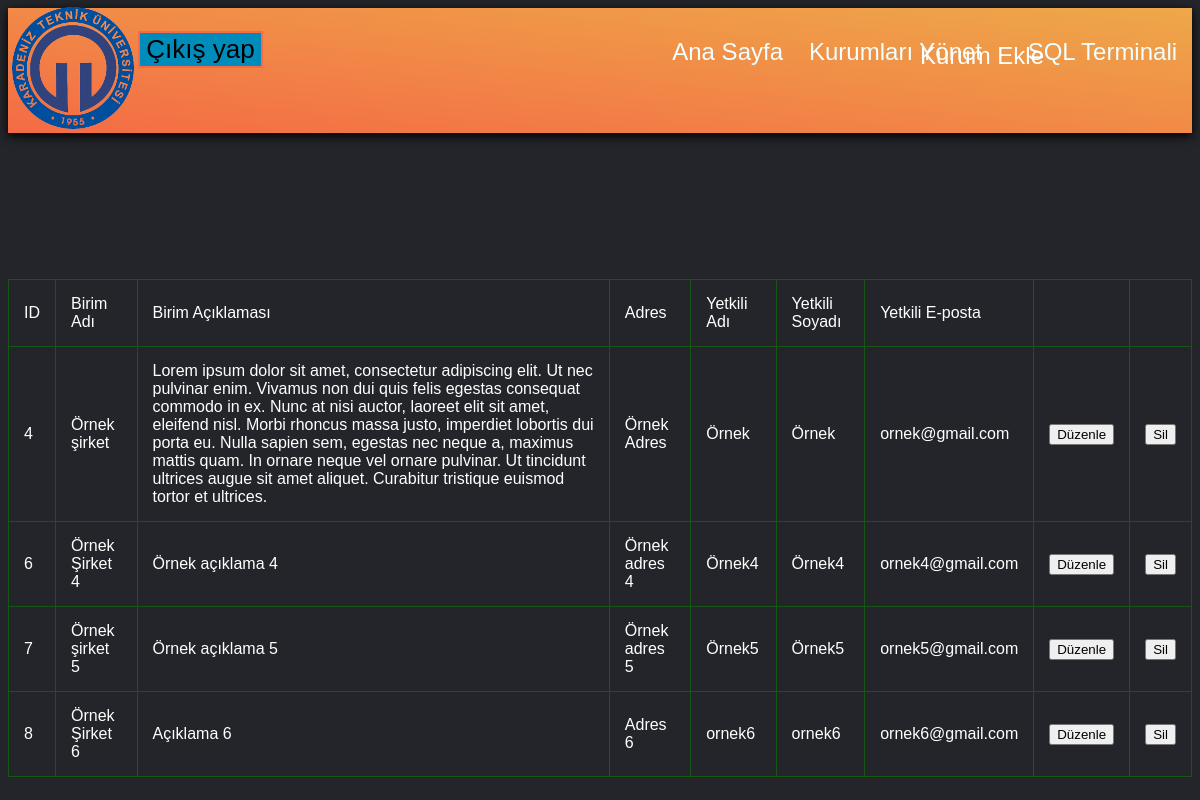
The page /admin/anasayfa/kurumlariYonet.php on the database as committed earlier.
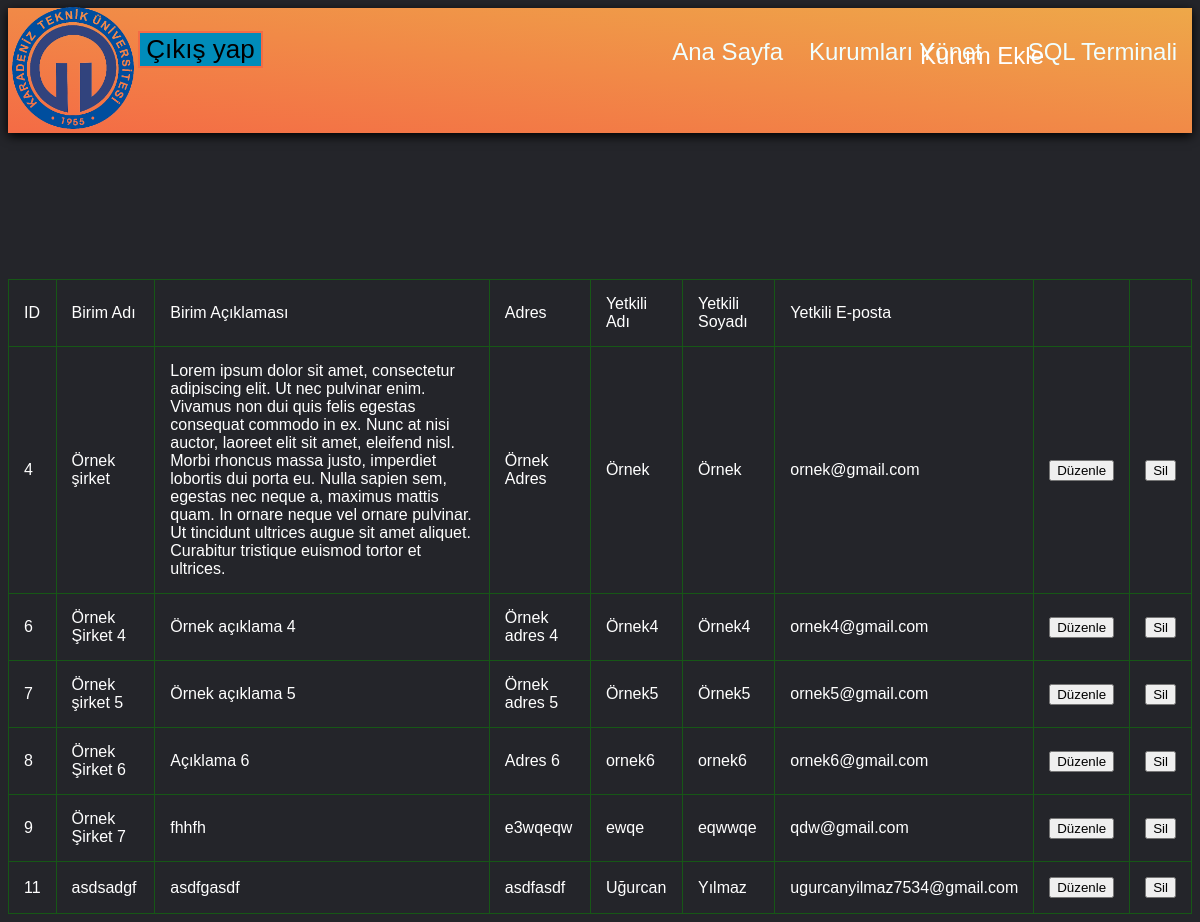
The same page on the database as committed later.
### tables this page shows
CREATE TABLE `sertifika_veren_birim` (
  `svb_id` int(11) NOT NULL,
  `birim_adi` varchar(900) NOT NULL,
  `svb_aciklama` varchar(900) NOT NULL,
  `adres` varchar(900) NOT NULL,
  `y_adi` varchar(900) NOT NULL,
  `y_soyadi` varchar(900) NOT NULL,
  `y_eposta` varchar(900) NOT NULL,
  `svb_kullanici_adi` varchar(900) NOT NULL,
  `svb_sifre` varchar(900) NOT NULL
);

### admin/anasayfa/kurumlariYonet.php (the view, shortened to what this page needs)
<!DOCTYPE html>
<html lang="en">
<?php
    require "header.php";
    include_once '../../includes/i_database_handler/dbh.inc.php';
?>
<link rel="stylesheet" href="../../css/kurumyönet.css?v=<?php echo time(); ?>">
 <body>
    <main>
        <a href="kurumEkle.php" id="kurumek">Kurum Ekle</a>
        <?php
            $sql = "SELECT svb_id AS 'ID', birim_adi AS 'Birim Adı', svb_aciklama AS 'Birim Açıklaması', adres AS 'Adres', y_adi AS 'Yetkili Adı', y_soyadi AS 'Yetkili Soyadı', y_eposta AS 'Yetkili E-posta' FROM sertifika_veren_birim;";
            $result = mysqli_query($conn, $sql);
            $resultCheck = mysqli_num_rows($result);
            if ($resultCheck > 0) {
                $query = array();
                while($query[] = mysqli_fetch_assoc($result));
                array_pop($query);
                echo '<table border="1" style="text-align: center;">';
                echo '<tr>';
                foreach($query[0] as $key => $value) {
                    echo '<td>';
                    echo $key;
                    echo '</td>';
                }
                echo '<td>';
                echo '</td>';
                echo '<td>';
                echo '</td>';
                echo '</tr>';
                foreach($query as $row) {
                    echo '<tr>';
                    foreach($row as $column) {
                        echo '<td>';
                        echo $column;
                        echo '</td>';
                    }
                    ?>
                        <form action="kurum_duzenle.php" method="POST">
                            <td><button type="submit" name="svb_duzenle_submit" class="butonDuzenle">Düzenle</button></td>
                        </form>
                        <form action="kurum_sil.php" method="POST">
                            <td><button type="submit" name="svb_sil_submit" class="butonSil">Sil</button></td>
                        </form>
                    <?php
                    echo '</tr>';
                }
                echo '</table>';
            }
        ?>
    </main>
?>  </body></html>

Rows that differ between the two databases and show on the page:
added sertifika_veren_birim: svb_id "9", birim_adi "Örnek Şirket 7", svb_aciklama "fhhfh", adres "e3wqeqw", y_adi "ewqe", y_soyadi "eqwwqe", y_eposta "qdw@gmail.com"
added sertifika_veren_birim: svb_id "11", birim_adi "asdsadgf", svb_aciklama "asdfgasdf", adres "asdfasdf", y_adi "Uğurcan", y_soyadi "Yılmaz", y_eposta "ugurcanyilmaz7534@gmail.com"
